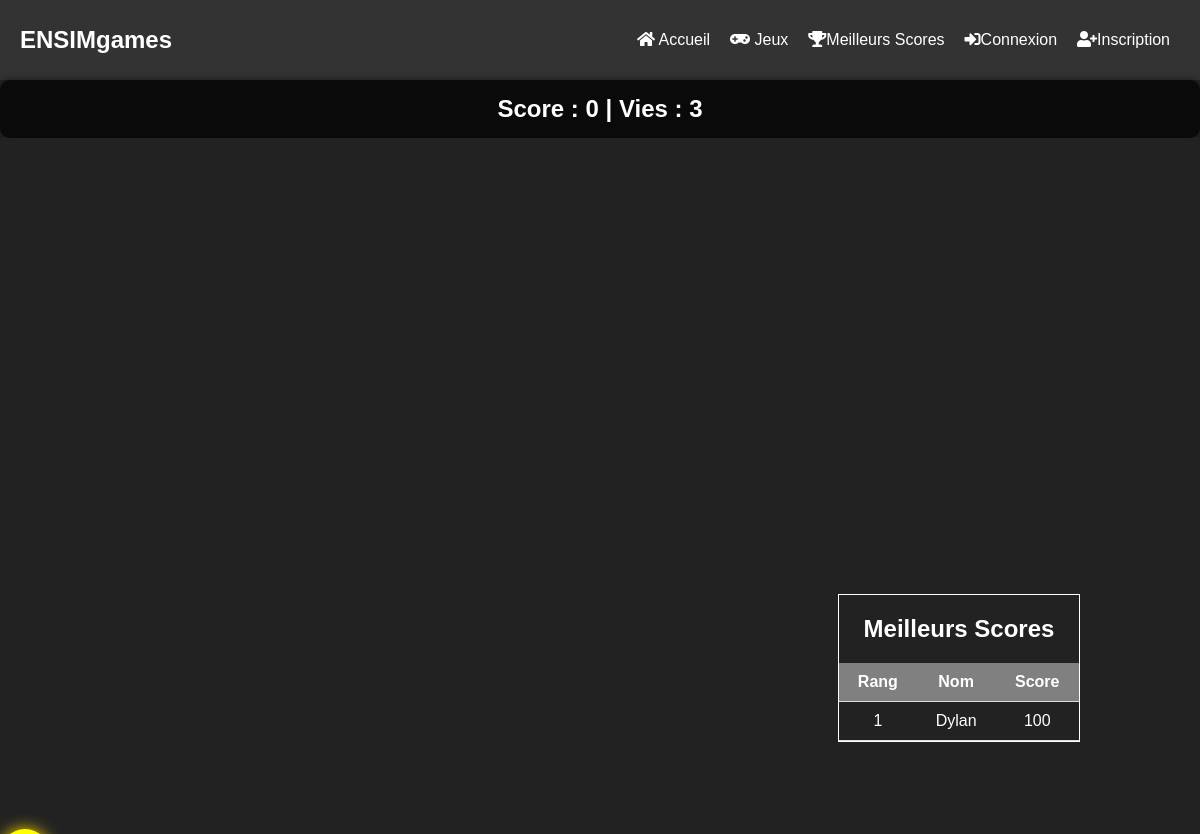
/AttrapeLesEtoiles.php, run on an earlier commit of the app's database.
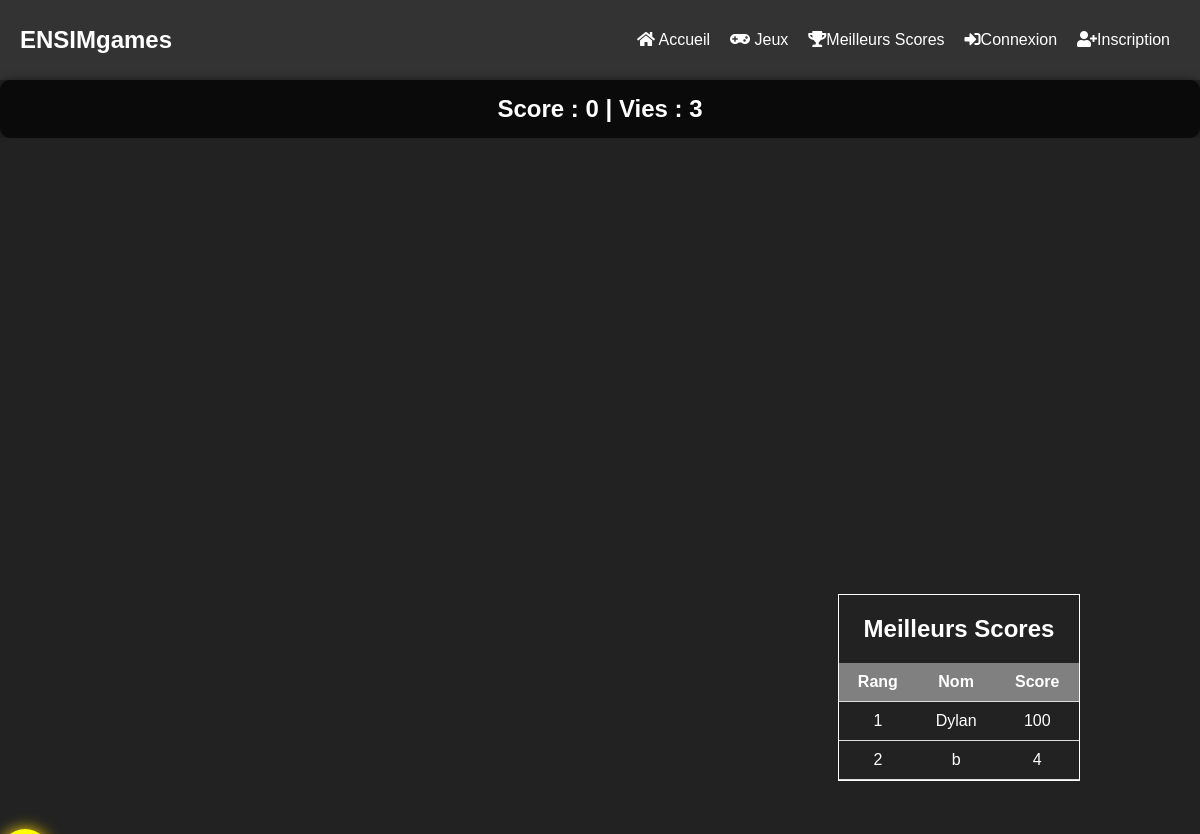
And on a later commit of the database.
### tables this page shows
CREATE TABLE IF NOT EXISTS `meilleursscores` (
  `ID` int NOT NULL AUTO_INCREMENT,
  `AttrapeEtoile` int NOT NULL DEFAULT '0',
  `Pong` int DEFAULT '0',
  `2048` int DEFAULT '0',
  `FlappyBird` int NOT NULL DEFAULT '0',
  `Snake` int NOT NULL DEFAULT '0',
  PRIMARY KEY (`ID`)
);

CREATE TABLE IF NOT EXISTS `utilisateurs` (
  `ID` int NOT NULL AUTO_INCREMENT,
  `Nom` char(255) NOT NULL,
  `Prenom` char(255) NOT NULL,
  `Email` char(255) NOT NULL,
  `MotDePasse` char(255) NOT NULL,
  PRIMARY KEY (`ID`)
);

### TableauScoreAttrapeEtoiles.php (the view, shortened to what this page needs)
<html>
<!DOCTYPE html>
<head>
    <link rel="stylesheet" href="css/MeilleurScores.css">
</head>
<div class="scores-container">
    <h2>Meilleurs Scores</h2>
    <table>
        <thead>
            <tr>
                <th>Rang</th>
                <th>Nom</th>
                <th>Score</th>
            </tr>
        </thead>
        <tbody>
            <?php
            include 'ConfigBaseDonnees.php';
            $conn = new mysqli($host, $username, $password, $dbname);
            $sql = "SELECT Prenom, AttrapeEtoile FROM Utilisateurs INNER JOIN MeilleursScores ON MeilleursScores.ID = Utilisateurs.ID ORDER BY AttrapeEtoile DESC LIMIT 5";
            $resultat = $conn->query($sql);
            if ($resultat->num_rows > 0) {
                $rang = 1;
                while ($ligne = $resultat->fetch_assoc()) {
                    echo "<tr>";
                    echo "<td>" . $rang++ . "</td>";
                    echo "<td>" . htmlspecialchars($ligne["Prenom"]) . "</td>";
                    echo "<td>" . htmlspecialchars($ligne["AttrapeEtoile"]) . "</td>";
                    echo "</tr>";
                }
            } else {
                echo "<tr><td colspan='3'>Aucun score trouvé</td></tr>";
            }
            ?>
        </tbody>
    </table>
</div>
</html>

### AttrapeLesEtoiles.php (shortened to what this page needs)
<!DOCTYPE html>
<html lang="fr">
<head>
  <link href="css/AttrapeLesEtoiles.css" rel="stylesheet">
  <?php include 'BarreNavigation.php'; ?>
</head>
<body>
  <div class="scoreboard">
    Score : <span id="score">0</span> | Vies : <span id="lives">3</span>
  </div>
  <div class="game-area" id="gameArea"></div>
  <div id="tableau">
    <?php include 'TableauScoreAttrapeEtoiles.php'; ?>
  </div>
</body>
</html>

### BarreNavigation.php (shortened to what this page needs)
<!DOCTYPE html>
<html lang="fr">
<head>
  <link rel="stylesheet" href="https://cdnjs.cloudflare.com/ajax/libs/font-awesome/5.15.4/css/all.min.css">
  <link href="css/Navigation.css" rel="stylesheet">
</head>
<body>
  <header class="navbar">
    <h1>ENSIMgames</h1>
    <ul class="nav-links">
      <li><a href="index.php"><i class="fas fa-home"></i> Accueil</a></li>
      <li>
        <div class="dropdown">
          <a class="dropbtn"><i class="fas fa-gamepad"></i> Jeux</a>
        </div>
      </li>
      <li><a href="MeilleurScores.php"><i class="fas fa-trophy"></i>Meilleurs Scores</a></li>
      <?php if (isset($_SESSION['Nom']) && isset($_SESSION['Prenom'])): ?>
        <li><a href="#"><i class="fas fa-user"></i>Bienvenue, <?php echo $_SESSION['Prenom'] . " " . $_SESSION['Nom']; ?></a></li>
        <li><a href="deconnexion.php">Se déconnecter</a></li>
      <?php else: ?>
        <li><a href="connexion.php"><i class="fas fa-sign-in-alt"></i>Connexion</a></li>
        <li><a href="inscription.php"><i class="fas fa-user-plus"></i>Inscription</a></li>
      <?php endif; ?>
    </ul>
  </header>
</body>
</html>

### CSS/AttrapeLesEtoiles.css (style rules this page uses)
body { font-family: Arial, sans-serif; text-align: center; margin: 0; padding: 0; }
.game-area { position: relative; width: 100vw; height: 87vh; background-color: #222; overflow: hidden; }
.scoreboard { position: relative; font-size: 24px; font-weight: bold; color: white; background: rgba(0, 0, 0, 0.7); padding: 15px 30px; border-radius: 10px; box-shadow: 0 0 10px rgba(0, 0, 0, 0.5); }
#tableau { position: relative; width: 20%; top: -30%; margin-left: auto; margin-right: 10%; text-align: center; color: white; border: 1px solid white; }

### CSS/Navigation.css (style rules this page uses)
.dropdown { position: relative; }
.navbar { display: flex; justify-content: space-between; align-items: center; background-color: #333; padding: 10px 20px; color: white; }
.navbar h1 { font-size: 24px; }
.nav-links { display: flex; list-style: none; margin: 0; padding: 0; }
.nav-links li { margin: 0 10px; }
.nav-links a { color: white; text-decoration: none; font-size: 16px; }

### CSS/MeilleurScores.css (style rules this page uses)
body { font-family: Arial, sans-serif; background-color: #222; margin: 0; height: 100vh; position: relative; }
table { width: 100%; border-collapse: collapse; }
th, td { padding: 10px; text-align: center; border-bottom: 1px solid #ddd; }
th { background-color: gray; color: white; }

What changed in the data, as far as the page shows it:
added meilleursscores: ID.Prenom "b", AttrapeEtoile "4"
